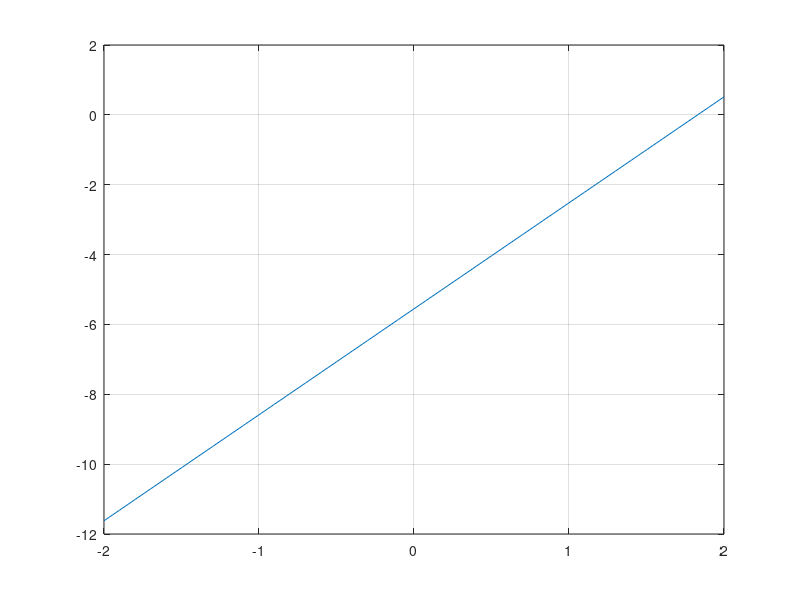

Source code (MATLAB): (Note: this script raises an error after producing the figure.)
%%%%%%%%%%%%%%%%%%%%%%%%%%%%%%%%%%%%%%%%%%%%%%%%%%%%%%%%%%%%%%%%%%%%%%%%
% M-file that implements an interior-point algorithm for the           %
% solution of a classification problem using SVMs - we assume          %
%                     separable data                                   %
%                                                                      %
% Objective function: f_0(w) = 1/2 * || w||^2                          %
%                                                                      %
% Inequality constraints:                                              %
%            f_i(w) = 1 - y_i w^T \bar_x_i \le 0, i=1,...,n            %
%                                                                      %
% Method of solution: Barrier                                          %
%                                                                      %
% A. P. Liavas, Dec. 3, 2022                                           %
%%%%%%%%%%%%%%%%%%%%%%%%%%%%%%%%%%%%%%%%%%%%%%%%%%%%%%%%%%%%%%%%%%%%%%%%

clc, clear, figure(1), clf, %close all

n = 2;        % problem dimension
N = 1000;     % number of data points

% Define and draw the separating line a^T * x = b
a = randn(2,1); b = randn;
x1 = [-2:.1:2];
for ii=1:length(x1)
    x2(ii) = 1/a(2) * ( -a(1) * x1(ii) + b );
end
plot(x1, x2, '-'), grid, hold on

%%%%%%%%%%%%%%%%%%%%%%%%%%%%%%%%%%%%%%%%%%%%%%%%%%%%%%%%%%%%%%%%%
% Generate and draw SEPARABLE data to classify
%%%%%%%%%%%%%%%%%%%%%%%%%%%%%%%%%%%%%%%%%%%%%%%%%%%%%%%%%%%%%%%%%
fprintf('\nData generation and plot...')
[X, y] = generate_data(N, a, b);
for ii=1:N
    if (y(ii) == 1)
       plot(X(1,ii), X(2,ii), 'bo')
    else
       plot(X(1,ii), X(2,ii), 'r+')
    end
end
% Augment the data matrix with -1 elements
X_augm = [-ones(1,N); X];
% Check data separablity with respect to the true a and b 
if ( data_is_not_separable(X_augm, y, a, b) == 0 ), 
    fprintf('\nData is separable... I proceed to the solution...')
    pause(1)
else
    fprintf('\nData is non-separable... I quit...')
    return
end

%%%%%%%%%%%%%%%%%%%%%%%%%%%%%%%%%%%%%%%%%%%%%%%%%%%%
% Solution via SVMs and CVX
%%%%%%%%%%%%%%%%%%%%%%%%%%%%%%%%%%%%%%%%%%%%%%%%%%%%
fprintf('\nSolution of SVM via CVX (primal problem)...')
cvx_begin quiet
   variable w_SVM(n+1, 1);
   minimize ( w_SVM' * w_SVM );
        subject to 
               y' .* (X_augm' * w_SVM) >= 1;
cvx_end

% Draw SVM-based separating hyperplane (color: magenta) 
% in the same plot with "true" separating hyperplane and data
a_est = w_SVM(2:3);
b_est = w_SVM(1);
x1 = [-2:.1:2];
for ii=1:length(x1)
    x2(ii) = 1/a_est(2) * ( -a_est(1) * x1(ii) + b_est );
end
figure(1), plot(x1, x2, 'm'), grid on, 
xlabel('x1'), ylabel('x2'), hold on
%%%%%%%%%%%%%%%%%%%%%%%%%%%%%%%%%%%%%%%%%%%%%%%%%%%%%%%%%%%


%%%%%%%%%%%%%%%%%%%%%%%%%%%%%%%%%%%%%%%%%%%%%%%%%%%%%%%
% Solution via interior point method
%%%%%%%%%%%%%%%%%%%%%%%%%%%%%%%%%%%%%%%%%%%%%%%%%%%%%%%
fprintf('\n Solution via interior point method...')

%%%%%%%%%%%%%%%%%%%%%%%%%%%%%%%%%%%%%%%%%%%%%%%%%%%%%%%%%
% Initialization 
w_init(:,1) = [b; a];      % start from a feasible point

while ( point_is_feasible(w_init, X_augm, y) == 0 )
     w_init = 2 * w_init;
end
% *******************************************************

% % Initialization 
threshold_1 = 10^(-3);                % determines termination condition for inner Newton iterations
epsilon = 10^(-5);                    % determines final termination condition and algorithm accuracy 
alpha = 0.3; beta = 0.7;              % backtracking parameters
t = 10;                               % initialize parameter t of barrier method
mu = 10;                              % used for the increase of t: t = mu * t;

outer_iter = 1;
W(:,outer_iter) = w_init;

while (1)                                     % Outer loop 
      
       w(:,1) = W(:, outer_iter);             % Start new optimization from the previous solution
       inner_iter = 1;                        % initialize counter of inner iterations
       
       while ( 1 )                            % Inner loop 
      
          grad = gradient_SVM_barrier( w(:,inner_iter), X_augm, y, t );      % gradient at w
          Hess = Hess_SVM_barrier( w(:,inner_iter), X_augm, y, t );          % Hessian at w
          Dw_Nt =  - pinv(Hess) * grad   ;                                   % Newton step
          l_x = sqrt( Dw_Nt' * Hess * Dw_Nt ); 
          % Newton decrement
          if (l_x^2/2 <= threshold_1) 
              break; end                             % Newton termination condition

           % Update and check feasibility - if the new point is not feasible, then backtrack 
           tau = 1;
           w_new = w(:,inner_iter) + tau * Dw_Nt;
           while (  point_is_feasible(w_new, X_augm, y) == 0  ) 
                fprintf('\nNew point is infeasible... I backtrack...')
                tau = beta * tau;
                w_new = w(:,inner_iter) + tau * Dw_Nt;
           end
           
           % Backtracking line search 
           while ( barrier_SVM_cost_function( w_new, X_augm, y, t ) > barrier_SVM_cost_function( w(:,inner_iter), X_augm, y, t ) + alpha * tau * grad' * Dw_Nt )       
                tau = beta * tau; 
                w_new = w(:,inner_iter) + tau * Dw_Nt;
           end
 
           % Update and plot w in the same plot with w_SVM
           w(:,inner_iter+1) = w_new;
           
             % Plot current solution estimate and optimal solution computed via CVX
           figure(2), plot([w_SVM w(:,inner_iter)]), 
           legend('optimal solution', 'current estimate'), pause(.001)  
           
           inner_iter = inner_iter + 1;
       end
               
       W(:, outer_iter+1) = w(:, inner_iter);           % W(:, outer_iter+1): solution of optimization problem      
       if (N/t < epsilon) 
           break; end                % Algorithm termination condition
       outer_iter = outer_iter + 1;
       t = t * mu;
end